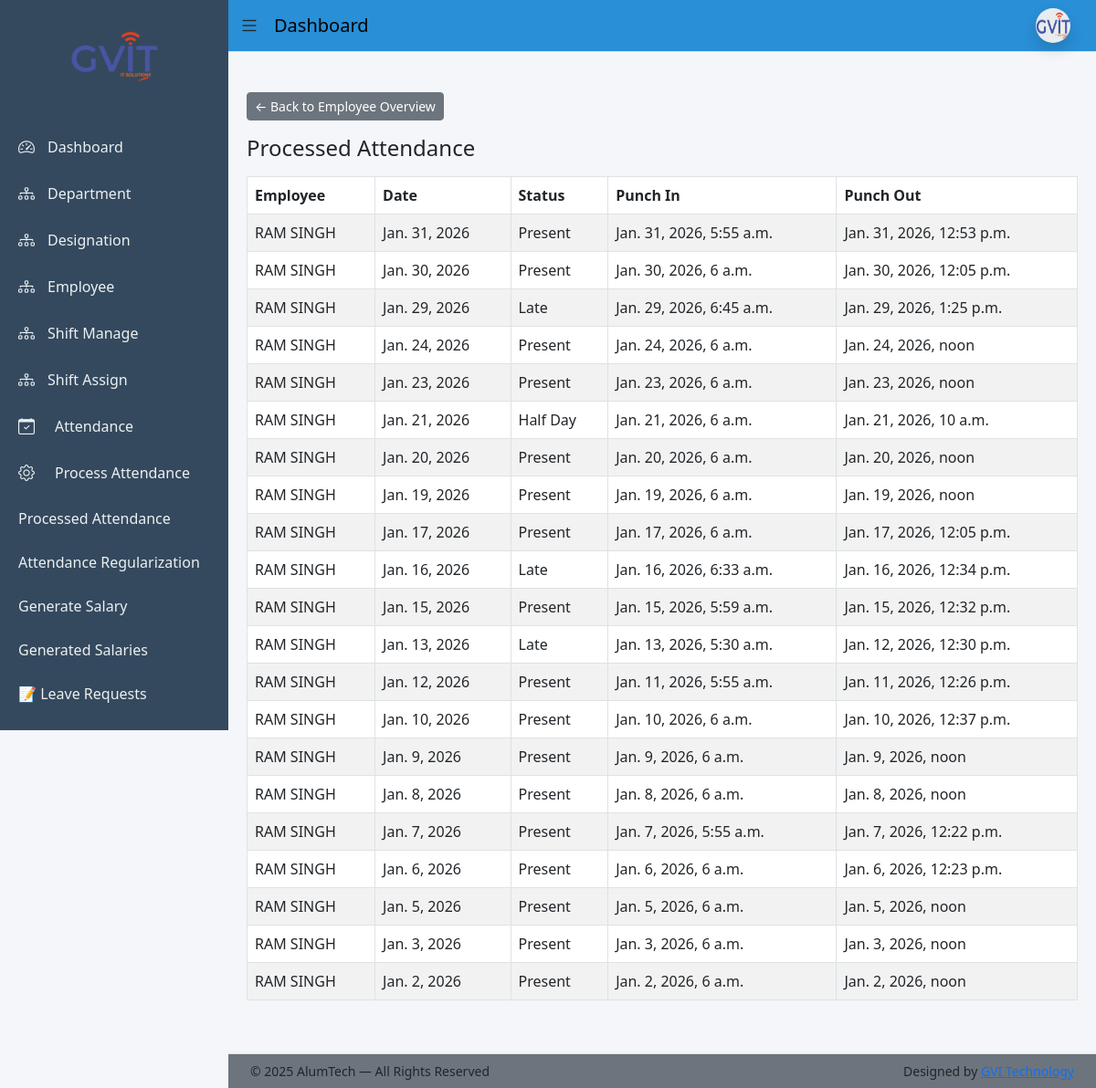
The app's page /attendance/processed/4/ (signed in), older data.
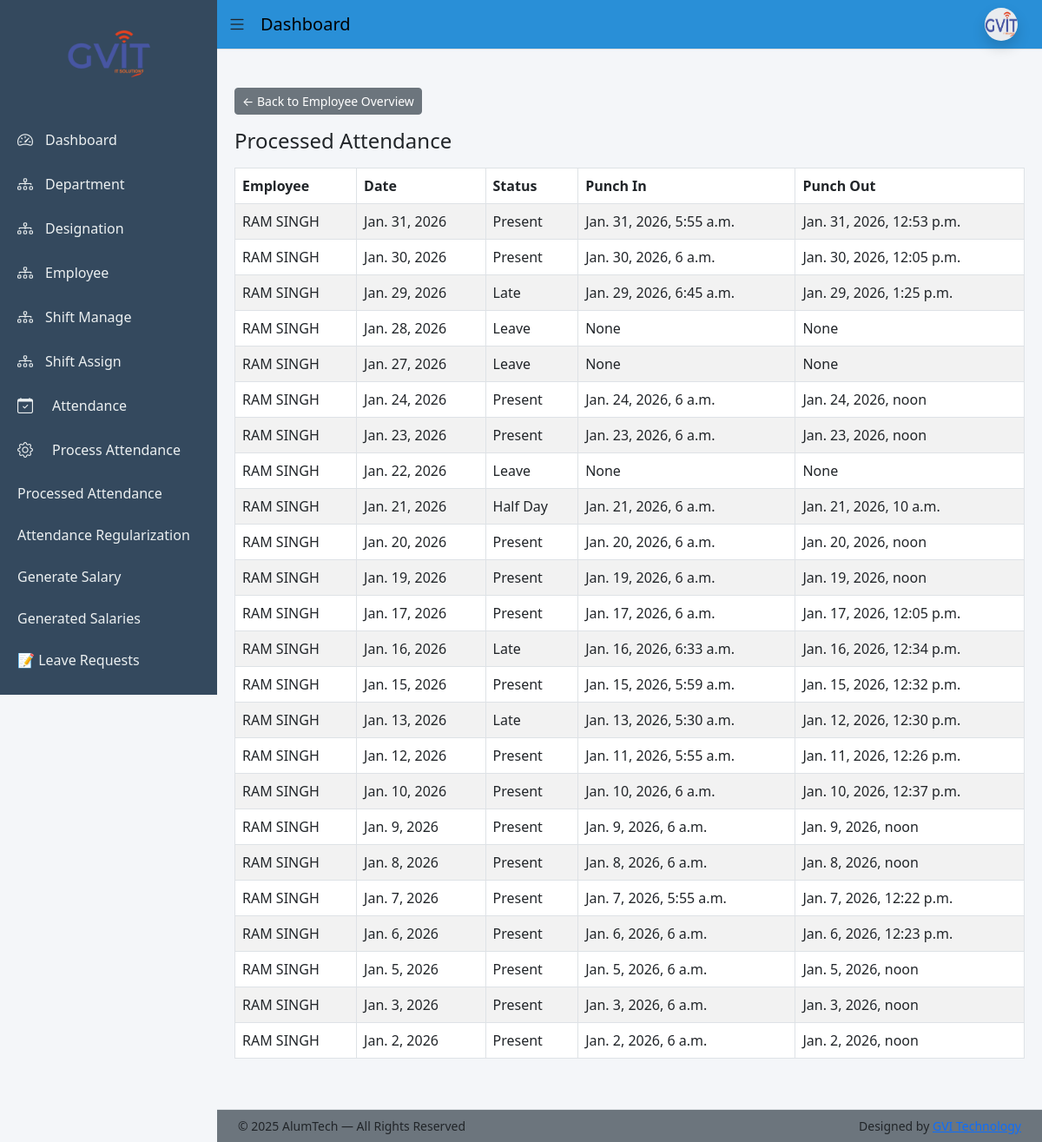
The same page, newer data.
### app/models.py (models this page shows, shortened)
class Attendance(models.Model):
    employee = models.ForeignKey(
        Employee,
        on_delete=models.CASCADE,
        related_name="attendance_records"
    )
    date = models.DateField(default=timezone.localdate)
    punch_in = models.DateTimeField(null=True, blank=True)
    punch_out = models.DateTimeField(null=True, blank=True)
    working_hours = models.DecimalField(
        max_digits=5,
        decimal_places=2,
        null=True,
        blank=True
    )
    status = models.CharField(
        max_length=20,
        choices=[
            ('Present', 'Present'),
            ('Late', 'Late'),
            ('Half Day', 'Half Day'),
            ('LWP', 'Leave With Pay'),
            ('Leave', 'Leave'),
            ('Holiday', 'Holiday'),
            ('Absent', 'Absent'),
        ],
        default='Absent'
    )
    is_processed = models.BooleanField(default=False)
    class Meta:
        ordering = ['-date']
        unique_together = ('employee', 'date')

class Employee(models.Model):
    BLOOD_GROUP_CHOICES = [
        ('A+', 'A+'), ('A-', 'A-'),
        ('B+', 'B+'), ('B-', 'B-'),
        ('O+', 'O+'), ('O-', 'O-'),
        ('AB+', 'AB+'), ('AB-', 'AB-'),
    ]
    BACHELOR_CHOICES = [
        ('BCom', 'B.Com'),
        ('BSc', 'B.Sc'),
        ('BA', 'B.A'),
        ('BTech', 'B.Tech'),
    ]
    MASTER_CHOICES = [
        ('MCom', 'M.Com'),
        ('MSc', 'M.Sc'),
        ('MA', 'M.A'),
        ('MTech', 'M.Tech'),
    ]
    first_name = models.CharField(max_length=50)
    middle_name = models.CharField(max_length=50, blank=True)
    last_name = models.CharField(max_length=50)
    gender = models.CharField(max_length=10,choices=[('Male','Male'),('Female','Female'),('Other','Other')])
    blood_group = models.CharField(max_length=10, choices=BLOOD_GROUP_CHOICES, blank=True, null=True)
    date_of_birth = models.DateField(null=True, blank=True)
    father_name = models.CharField(max_length=100, blank=True)
    mother_name = models.CharField(max_length=100, blank=True)
    user = models.OneToOneField(User, on_delete=models.CASCADE, null=True, blank=True, related_name='employee_profile')
    email = models.EmailField(unique=True)
    contact_no = models.CharField(max_length=15)
    emergency_contact = models.CharField(max_length=15)
    address = models.TextField(blank=True, null=True)
    permanent_address = models.TextField(blank=True, null=True)
    bachelor_degree = models.CharField(max_length=10, choices=BACHELOR_CHOICES, blank=True, null=True)
    master_degree = models.CharField(max_length=10, choices=MASTER_CHOICES, blank=True, null=True)
    employee_id = models.CharField(max_length=20, unique=True)
    department = models.ForeignKey(Department, on_delete=models.PROTECT)
    designation = models.ForeignKey(Designation, on_delete=models.PROTECT)
    date_of_joining = models.DateField(blank=True, null=True)
    photo = models.ImageField(upload_to='employees/', blank=True, null=True)
    pan_no = models.CharField(max_length=10,blank=True,null=True)
    Aadhar_no = models.CharField(max_length=12,blank=True,null=True)
    Bank_name = models.CharField(max_length=50,blank=True,null=True)
    acc_no = models.CharField(max_length=15,blank=True,null=True)
    ifsc_no = models.CharField(max_length=15,blank=True,null=True)
    branch_name = models.CharField(max_length=50,blank=True,null=True)
    is_active = models.BooleanField(default=True)
    created_at = models.DateTimeField(auto_now_add=True)
    lwp_balance = models.IntegerField(default=0)
    generated_at = models.DateField(blank=True, null=True)
    created_by = models.ForeignKey(User, on_delete=models.SET_NULL, null=True, blank=True, related_name='created_employees')

### app/views.py (the view)
@login_required
def processed_attendance_detail(request, emp_id):
    employee = get_object_or_404(Employee, id=emp_id)
    records = Attendance.objects.filter(
        employee=employee,
        is_processed=True
    ).order_by("-date")
    return render(
        request,
        "attendance/processed_detail.html",
        {
            "employee": employee,
            "records": records
        }
    )

### templates/attendance/processed_detail.html
{% extends "base_dashboard.html" %}
{% block content %}
<div class="mb-3">
  <a href="{% url 'processed_attendance_list' %}" class="btn btn-secondary btn-sm">
    ← Back to Employee Overview
  </a>
</div>
<h4 class="mb-3">Processed Attendance</h4>
<table class="table table-bordered table-striped">
<thead>
<tr>
<th>Employee</th>
<th>Date</th>
<th>Status</th>
<th>Punch In</th>
<th>Punch Out</th>
</tr>
</thead>
<tbody>
{% for r in records %}
<tr>
<td>{{ r.employee.first_name }} {{ r.employee.last_name }}</td>
<td>{{ r.date }}</td>
<td>{{ r.status }}</td>
<td>{{ r.punch_in }}</td>
<td>{{ r.punch_out }}</td>
</tr>
{% empty %}
<tr>
<td colspan="5" class="text-center">No processed attendance</td>
</tr>
{% endfor %}
</tbody>
</table>
{% endblock %}

### templates/base_dashboard.html (shortened to what this page needs)
{% load static %}
<!doctype html>
<html lang="en">
  <head>
    <link
      href="https://cdn.jsdelivr.net/npm/bootstrap@5.3.0/dist/css/bootstrap.min.css"
      rel="stylesheet"
    />
    <link
      href="https://cdn.jsdelivr.net/npm/bootstrap-icons@1.11.1/font/bootstrap-icons.css"
      rel="stylesheet"
    />
    <link
      href="https://cdn.jsdelivr.net/npm/bootstrap-icons@1.11.3/font/bootstrap-icons.css"
      rel="stylesheet"
    />
    <link rel="stylesheet" href="{% static 'css/dashboard_style.css' %}" />
  </head>
  <body>
    <div class="sidebar" id="sidebar">
      <div class="sidebar-logo">
        <img src="{% static 'images/gvit.png' %}" alt="Logo" />
      </div>
      <a
        href="{% url 'dashboard' %}"
        class="{% if request.resolver_match.url_name == 'dashboard' %}active{% endif %}"
      >
        <i class="bi bi-speedometer2"></i>
        <span>Dashboard</span>
      </a>
      <a
        href="{% url 'department_list' %}"
        class="{% if request.resolver_match.url_name == 'department_list' %}active{% endif %}"
      >
        <i class="bi bi-diagram-3"></i>
        <span>Department</span>
      </a>
      <a
        href="{% url 'designation_list' %}"
        class="{% if request.resolver_match.url_name == 'designation_list' %}active{% endif %}"
      >
        <i class="bi bi-diagram-3"></i>
        <span>Designation</span>
      </a>
      <a
        href="{% url 'employee_list' %}"
        class="{% if request.resolver_match.url_name == 'employee_list' %}active{% endif %}"
      >
        <i class="bi bi-diagram-3"></i>
        <span>Employee</span>
      </a>
      <a
        href="{% url 'shift_list' %}"
        class="{% if request.resolver_match.url_name == 'shift_list' %}active{% endif %}"
      >
        <i class="bi bi-diagram-3"></i>
        <span>Shift Manage</span>
      </a>
      <a
        href="{% url 'shift_assign_list' %}"
        class="{% if request.resolver_match.url_name == 'shift_assign_list' %}active{% endif %}"
      >
        <i class="bi bi-diagram-3"></i>
        <span>Shift Assign</span>
      </a>
      <a
        href="{% url 'admin_employee_attendance_list' %}"
        class="{% if request.resolver_match.url_name == 'admin_employee_attendance_list' %}active{% endif %}"
      >
        <i class="bi bi-calendar-check me-2"></i> Attendance
      </a>
      <a
        href="{% url 'process_attendance' %}"
        class="{% if request.resolver_match.url_name == 'process_attendance' %}active{% endif %}"
      >
        <i class="bi bi-gear me-2"></i> Process Attendance
      </a>
      <a href="{% url 'processed_attendance_list' %}">
Processed Attendance
</a>
      <a href="{% url 'admin_regularization_list' %}">
        Attendance Regularization
      </a>
      <a href="{% url 'generate_salary_page' %}"> Generate Salary </a>
      <a href="{% url 'salary_list' %}"> Generated Salaries </a>
      <a href="{% url 'admin_leave_list' %}"> 📝 Leave Requests </a>
    </div>
    <nav class="navbar navbar-expand-lg navbar-custom" id="navbar">
      <div class="container-fluid">
        <i class="bi bi-list toggle-btn" onclick="toggleSidebar()"></i>
        <span class="navbar-brand ms-3">Dashboard</span>
        <div class="ms-auto d-flex align-items-center gap-3 me-3">
          <div class="dropdown">
            <a
              href="#"
              class="dropdown-toggle profile-toggle"
              role="button"
              data-bs-toggle="dropdown"
              aria-expanded="false"
            >
              <img
                src="{% static 'images/gvit.png' %}"
                width="38"
                height="38"
                class="rounded-circle shadow bg-body-secondary"
                alt="Profile"
                style="cursor: pointer"
              />
            </a>
          </div>
        </div>
      </div>
    </nav>
    <div class="content mt-4" id="content">
      {% block content %}{% endblock %}
    </div>
    <footer id="footer" class="bg-secondary border-top fixed-bottom">
      <div class="container-fluid px-4">
        <div class="row align-items-center py-2">
          <div class="col-md-6 small">
            © 2025 AlumTech — All Rights Reserved
          </div>
          <div class="col-md-6 text-md-end small">
            Designed by
            <a href="https://www.gvitechnology.com/" target="_blank"
              >GVI Technology</a
            >
          </div>
        </div>
      </div>
    </footer>
  </body>
</html>

### static/css/dashboard_style.css (style rules this page uses)
body { overflow-x: hidden; background: #f4f6f9; }
.sidebar { width: 250px; height: 100vh; background: #34495e; position: fixed; top: 0; left: 0; padding-top: 20px; color: white; transition: all 0.3s ease; z-index: 1000; }
.sidebar-logo { display: flex; justify-content: center; align-items: center; margin-bottom: 32px; position: relative; }
.sidebar-logo img { max-width: 110px; height: auto; border-radius: 50%; padding: 6px; transition: all 0.35s ease; }
.sidebar-logo::after { content: "Your Bank Dashboard"; position: absolute; left: 80px; background: #2c3e50; color: #fff; padding: 6px 10px; border-radius: 4px; font-size: 12px; opacity: 0; pointer-events: none; white-space: nowrap; transition: 0.3s ease; }
.sidebar a { color: #ecf0f1; padding: 12px 20px; display: flex; align-items: center; gap: 12px; text-decoration: none; transition: 0.3s; white-space: nowrap; }
.sidebar a i { font-size: 18px; min-width: 20px; }
.navbar-custom { background: #298fd7; border-bottom: 1px solid #ddd; margin-left: 250px; transition: margin-left 0.3s ease; }
.toggle-btn { font-size: 22px; cursor: pointer; transition: 0.3s; }
.content { margin-left: 250px; padding: 20px; padding-bottom: 80px; transition: margin-left 0.3s ease; }
#footer { left: 250px; transition: left 0.3s ease; }
.profile-toggle::after { display: none !important; }
.profile-toggle { padding: 0; }

Row changes from the older to the newer data that the page shows:
added Attendance: employee.first_name "RAM", employee.last_name "SINGH", date "Jan. 28, 2026", status "Leave", punch_in "None", punch_out "None"
added Attendance: employee.first_name "RAM", employee.last_name "SINGH", date "Jan. 27, 2026", status "Leave", punch_in "None", punch_out "None"
added Attendance: employee.first_name "RAM", employee.last_name "SINGH", date "Jan. 22, 2026", status "Leave", punch_in "None", punch_out "None"
